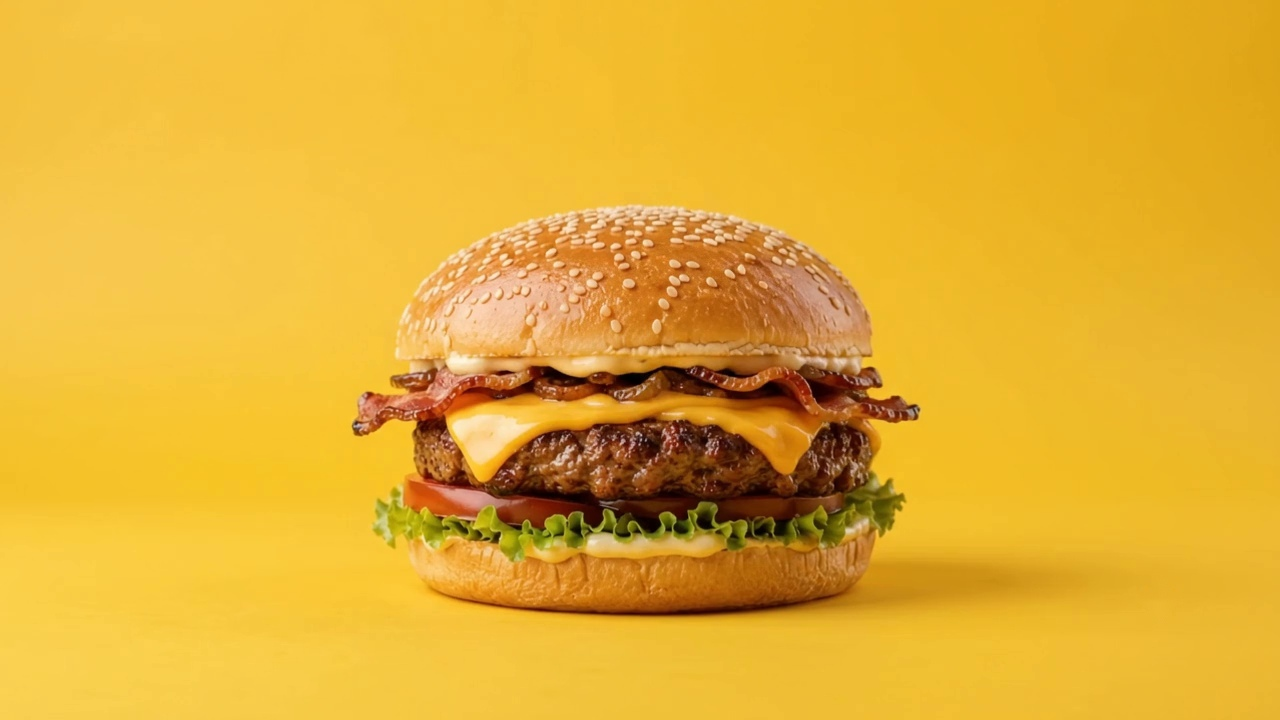
#> input picture frames/frame_0002.jpg, 1280 x 720 px; its folder holds only this picture in this run
$ python remove_watermark.py
#> lines starting #> are read from the running program, lines starting #| are printed output that depends on the picture; after the words box and inside, x2 and y2 are one past the last pixel; in counts of white or black regions, pixels touching at a corner belong together
import cv2
import glob
import numpy as np

def remove_gemini_watermark():
    # Coords of the watermark in the 1280x720 video frames
    # The star is located at center ~(1159, 599)
    y0, y1, x0, x1 = 530, 670, 1050, 1250

    # Build local mask for the 4-point sparkle star
    crop_h, crop_w = y1 - y0, x1 - x0
    mask = np.zeros((crop_h, crop_w), dtype=np.uint8)

    # Star geometry relative to crop
    cx, cy = 109, 69
    pts = np.array([
        [cx, cy - 23],
        [cx + 7, cy - 7],
        [cx + 23, cy],
        [cx + 7, cy + 7],
        [cx, cy + 23],
        [cx - 7, cy + 7],
        [cx - 23, cy],
        [cx - 7, cy - 7]
    ], dtype=np.int32)
    cv2.fillPoly(mask, [pts], 255)
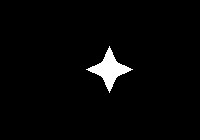
#> mask: shape (140, 200); 2.5% white; 1 white region, box (x1, y1, x2, y2) and area: (86, 46, 133, 93) 709
    mask = cv2.dilate(mask, cv2.getStructuringElement(cv2.MORPH_ELLIPSE, (7, 7)))

    frames = sorted(glob.glob("frames/frame_*.jpg"))
    print(f"Cleaning watermark from {len(frames)} frames...")

    for fpath in frames:
        img = cv2.imread(fpath)
#> img is the input picture: shape (720, 1280, 3); mean B, G, R 50.2, 175.1, 228.2
        sub = img[y0:y1, x0:x1]
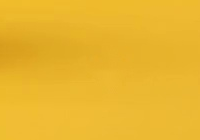
#> sub: shape (140, 200, 3); mean B, G, R 46.3, 182.4, 234.4
        clean_sub = cv2.inpaint(sub, mask, 4, cv2.INPAINT_TELEA)
        img[y0:y1, x0:x1] = clean_sub
#> img: shape (720, 1280, 3); 0.12% of pixels changed, all inside (x1, y1, x2, y2) = (1133, 573, 1186, 626)
        cv2.imwrite(fpath, img, [cv2.IMWRITE_JPEG_QUALITY, 96])

    print("All frames cleaned successfully!")

if __name__ == "__main__":
    remove_gemini_watermark()
